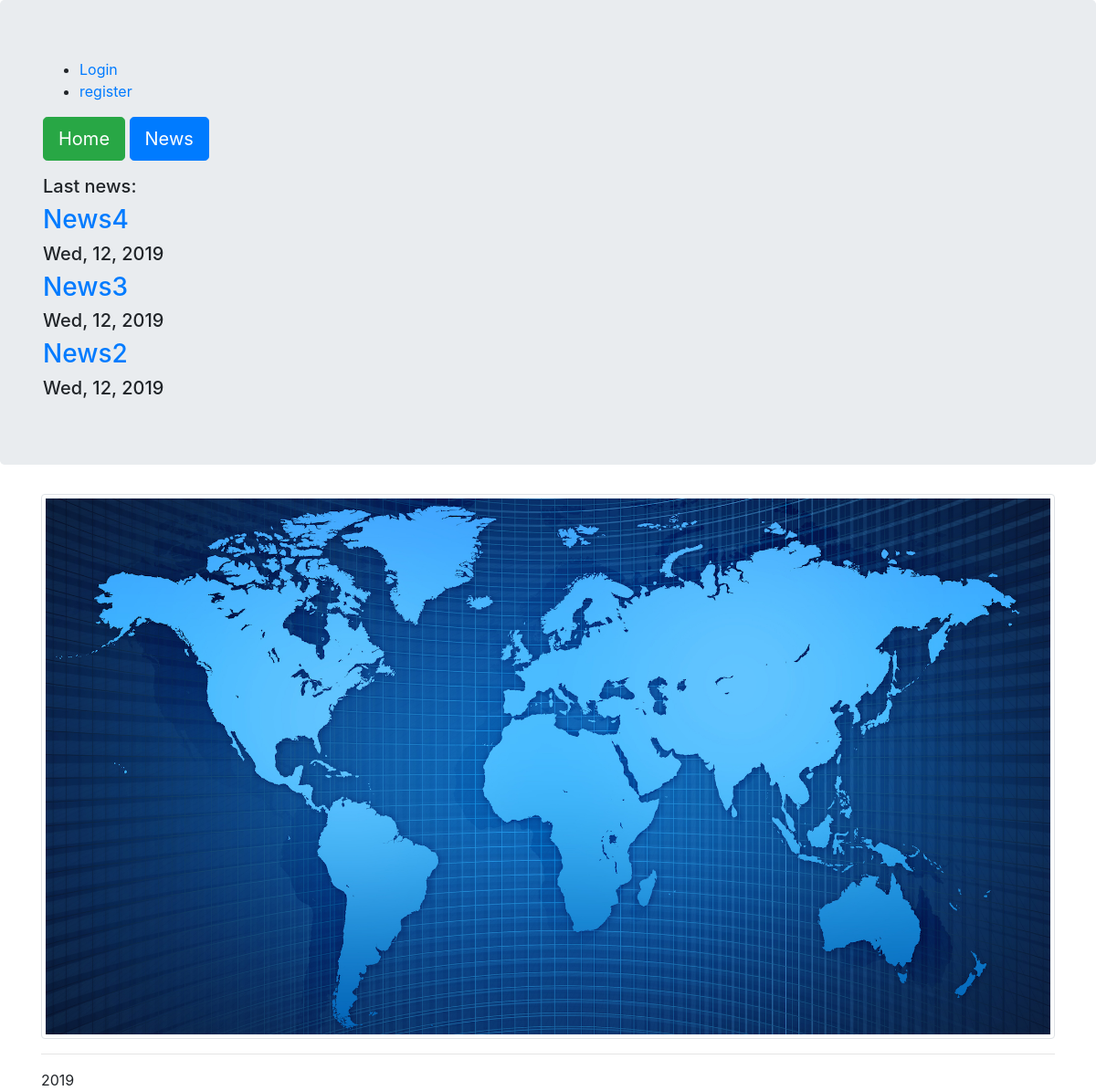
Page /news/ on the committed database.
### news/models.py (models this page shows, shortened)
class News(models.Model):
    title = models.CharField(max_length=50)
    text_news = RichTextUploadingField()
    author_text = models.CharField(max_length=50)
    pub_date = models.DateTimeField()
    is_public = models.BooleanField(default=False)

### news/templates/news/posts.html
{% extends "news/wrapper.html" %}}
{% block content %}
<h5>Last news:</h5>
{% for post in object_list %}
    {% if post.is_public == True %}
        <a href="/news/{{post.id}}"><h3>{{post.title}}</h3></a>
        <h5>{{post.pub_date|date:"D, m, Y"}}</h5>
    {% endif %}
{% endfor %}
{% endblock %}

### rows in the picture
News: title "News4", pub_date "Wed, 12, 2019"
News: title "News3", pub_date "Wed, 12, 2019"
News: title "News2", pub_date "Wed, 12, 2019"
